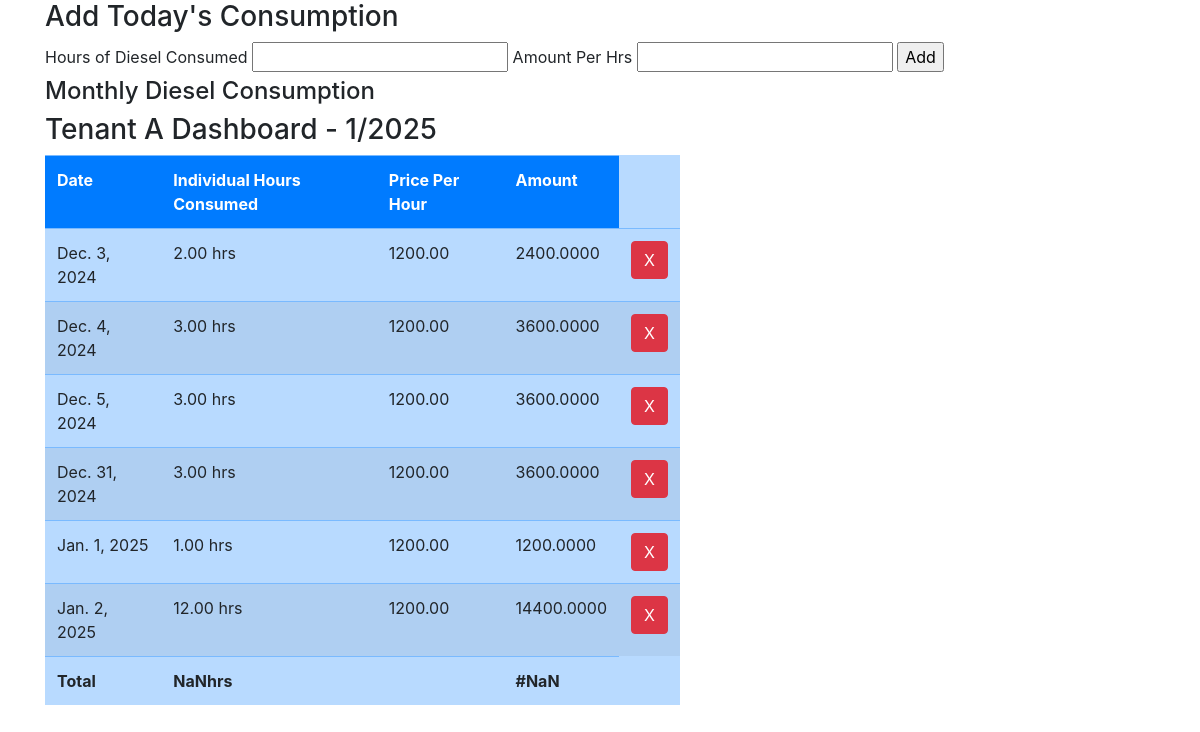
The app's page /displayTenant/1 with its own data.
### dieselConsumed/models.py (models this page shows, shortened)
class Tenant(models.Model):
    name = models.CharField(max_length=100)
    unit = models.CharField(max_length=50, unique=True)  # E.g., Apartment/Unit ID

class DailyRecord(models.Model):
    tenant = models.ForeignKey(Tenant, on_delete=models.CASCADE, related_name="daily_records")
    date = models.DateField(default=now)
    hours_used = models.DecimalField(max_digits=5, decimal_places=2)
    price_per_hour = models.DecimalField(max_digits=7, decimal_places=2)
    class Meta:
        unique_together = ('tenant', 'date')  # Prevent duplicate entries for the same day.
    def calculate_amount(self):
        return self.hours_used * self.price_per_hour

### dieselConsumed/views.py (the view)
# urls.py: path('displayTenant/<int:id>', views.displayTenant, name="displayTenant"),
def displayTenant(request, id, year=None, month=None):
    tenant = Tenant.objects.get(id=id)
    today = datetime.today()
    year = int(year) if year else today.year
    month = int(month) if month else today.month
    daily_records = tenant.daily_records.filter(date__year=year, date__month=month)
    monthly_summary = MonthlySummary.objects.filter(tenant=tenant, year=year, month=month).first()
    tenantGeneratorUsage = DailyRecord.objects.filter(tenant=tenant)
    current_date = datetime.now()
    return render(request, "dieselConsumed/tenantDisplay.html", {
        "tenantBill": tenantGeneratorUsage,
        'tenant': tenant,
        'daily_records': daily_records,
        'monthly_summary': monthly_summary,
        'year': year,
        'month': month,
    })

### dieselConsumed/templates/dieselConsumed/tenantDisplay.html (shortened to what this page needs)
{% extends "dieselConsumed/layout.html" %}
{% load static %}
{% block body %}
    <h3>Add Today's Consumption</h3>
    <form action="{% url 'addTenantConsumption' tenant.id %}" method="post">
        <label>Hours of Diesel Consumed</label>
        <input type="text" name="dieselHrs" />
        <label>Amount Per Hrs</label>
        <input type="text" name="amount" />
        <input type="submit" value="Add" />
    </form>
    <div class="row">
        <div class="col-md-7">
          <div>
            <h4>Monthly Diesel Consumption</h4>
            <h3>{{ tenant.name }} Dashboard - {{ month }}/{{ year }}</h3>
          </div>
          <table id="table" class="table table-striped table-primary">
            <tr class="bg-primary text-white">
              <th>Date</th>
              <th>Individual Hours Consumed</th>
              <th>Price Per Hour</th>
              <th>Amount</th>
            </tr>
            {% for bill in tenantBill %}
                <tr>
                    <td>{{ bill.date }} </td>
                    <td>{{ bill.hours_used }} hrs</td>
                    <td>{{ bill.price_per_hour }}</td>
                    <td>{{ bill.calculate_amount  }}</td>
                   <td>
                        <a class="btn btn-danger" href="{% url 'delete' bill.id %}">X</a>
                    </td>
                </tr>
            {% endfor %}
            <tr>
              <td id="total"><b>Total</b></td>
              <td id="totalHours"><b></b></td>
              <td id="price"><b></b></td>
              <td id="totalAmount"><b></b></td>
            </tr>
          </table>
        </div>
{% endblock %}

### dieselConsumed/templates/dieselConsumed/layout.html (shortened to what this page needs)
{% load static %}
<!DOCTYPE html>
<html lang="en">
    <head>
        <link rel="stylesheet" href="https://stackpath.bootstrapcdn.com/bootstrap/4.4.1/css/bootstrap.min.css">
        <link rel="stylesheet" href="{% static 'dieselConsumed/styles.css' %}">
    </head>
    <body>
        <div class="container">
            {% block body %}
            {% endblock %}
        </div>
    </body>
</html>

### records on screen
Tenant: name "Tenant A"
DailyRecord: date "Dec. 3, 2024", hours_used "2.00", price_per_hour "1200.00", calculate_amount "2400.0000"
DailyRecord: date "Dec. 4, 2024", hours_used "3.00", price_per_hour "1200.00", calculate_amount "3600.0000"
DailyRecord: date "Dec. 5, 2024", hours_used "3.00", price_per_hour "1200.00", calculate_amount "3600.0000"
DailyRecord: date "Dec. 31, 2024", hours_used "3.00", price_per_hour "1200.00", calculate_amount "3600.0000"
DailyRecord: date "Jan. 1, 2025", hours_used "1.00", price_per_hour "1200.00", calculate_amount "1200.0000"
DailyRecord: date "Jan. 2, 2025", hours_used "12.00", price_per_hour "1200.00", calculate_amount "14400.0000"

### other values on screen
{{ month }} "1"
{{ year }} "2025"
